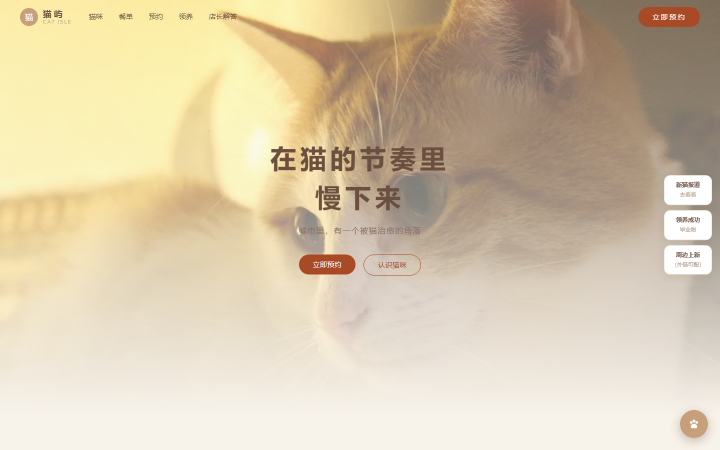
#> input picture 验收材料/PPT素材/01-首页.png, 1440 x 900 px (shown at 1/2 size)
$ python compress_one.py '01-首页.png' '02-猫咪页.png'
#> lines starting #> are read from the running program, lines starting #| are printed output that depends on the picture
# ============================================================
# 代码段功能：单图压缩为 webp（供批量脚本子进程调用）
# 用法: python compress_one.py <源图> <输出.webp>
# ============================================================
from PIL import Image
import sys

src, dst = sys.argv[1], sys.argv[2]
img = Image.open(src).convert('RGB')
#> img is the input picture: PIL image 1440x900 RGB; mean R, G, B 214.9, 199.5, 171.6
img.thumbnail((800, 800))
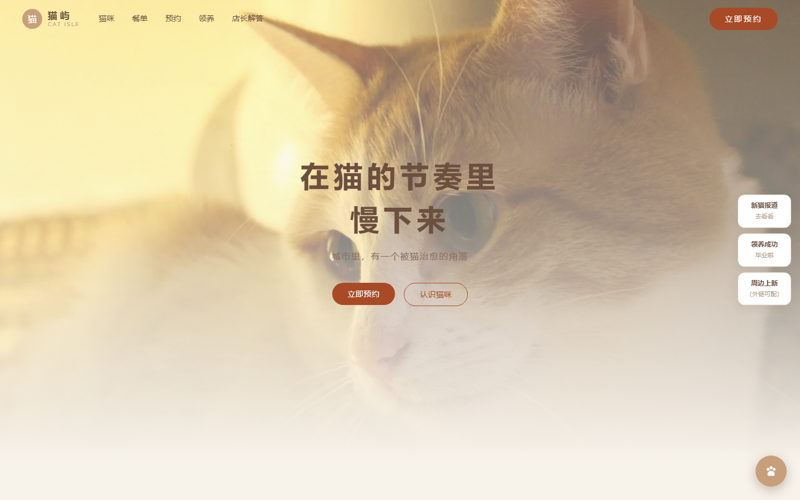
#> img: PIL image 800x500 RGB; mean R, G, B 214.9, 199.5, 171.6
img.save(dst, 'WEBP', quality=82)
import os
os.remove(src)
print('OK')
